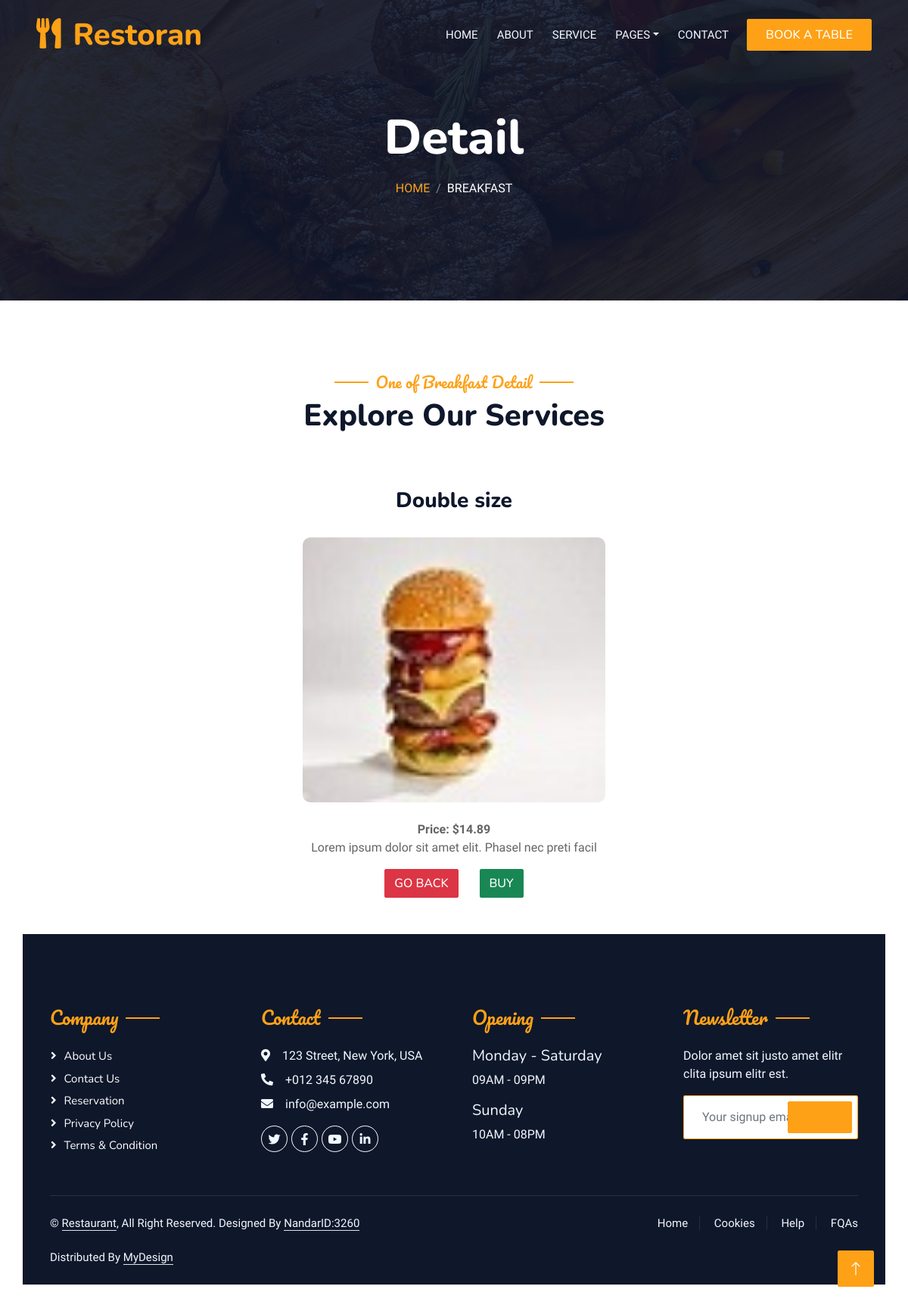
The page /detailBf.php?pro_id=2 on the database its author committed.
### tables this page shows
CREATE TABLE IF NOT EXISTS `breakfast` (
  `p_id` int(255) NOT NULL AUTO_INCREMENT,
  `p_brands` varchar(20) NOT NULL,
  `p_model` varchar(20) NOT NULL,
  `p_price` varchar(20) NOT NULL,
  `p_image` varchar(100) NOT NULL,
  `p_desc` varchar(4000) NOT NULL,
  PRIMARY KEY (`p_id`)
);

### detailBf.php (the view, shortened to what this page needs)
<?php
	include("admin/function.php");
?>
<?php
include("vivi/head.php"); ?>
			<div class="container-xxl py-5 bg-dark hero-header mb-5">
                <div class="container text-center my-5 pt-5 pb-4">
                    <h1 class="display-3 text-white mb-3 animated slideInDown">Detail</h1>
                    <nav aria-label="breadcrumb">
                        <ol class="breadcrumb justify-content-center text-uppercase">
                            <li class="breadcrumb-item"><a href="mbreak.php">Home</a></li>
                            <li class="breadcrumb-item text-white active" aria-current="page">Breakfast</li>
                        </ol>
                    </nav>
                </div>
            </div>
        </div>
        <div class="container-xxl py-5">
            <div class="container">
                <div class="text-center wow fadeInUp" data-wow-delay="0.1s">
                    <h5 class="section-title ff-secondary text-center text-primary fw-normal">One of Breakfast Detail</h5>
                    <h1 class="mb-5">Explore Our Services</h1>
                </div>
                <div class="row g-4">
                <?php
			    if(isset($_GET['pro_id']))
			    {
				$product_id = $_GET['pro_id'];
				$get_pro = "SELECT * FROM breakfast WHERE p_id='$product_id'";
				$run_pro = mysqli_query($con,$get_pro);
				while($row_pro = mysqli_fetch_array($run_pro))
				{
					$pro_id = $row_pro['p_id'];
					$pro_model = $row_pro['p_model'];
					$pro_price = $row_pro['p_price'];
					$pro_image = $row_pro['p_image'];
					$pro_desc = $row_pro['p_desc'];
					echo "
					<div class='article'><br>
						<center><h3>$pro_model</h3></center><br>
						<center><img style='border-radius:10px;' src='admin/product_images/$pro_image' width='400px' height='350px'></center><br>
						<center><b> Price: $pro_price </b><br>
						<p>$pro_desc</p>
						<a class='btn btn-danger' href='mbreak.php'> Go Back </a> &nbsp; &nbsp; &nbsp;
						<a class='btn btn-success' href='loginBf.php?buy_pro=$pro_id'> Buy </a></center>
					</div><br><br>
					";
					echo '
        				<div class="container-fluid bg-dark text-light footer pt-5 mt-5 wow fadeIn" data-wow-delay="0.1s">
            				<div class="container py-5">
                				<div class="row g-5">
                    				<div class="col-lg-3 col-md-6">
                        			<h4 class="section-title ff-secondary text-start text-primary fw-normal mb-4">Company</h4>
                        			<a class="btn btn-link" href="">About Us</a>
                        			<a class="btn btn-link" href="">Contact Us</a>
                        			<a class="btn btn-link" href="">Reservation</a>
                        			<a class="btn btn-link" href="">Privacy Policy</a>
                        			<a class="btn btn-link" href="">Terms & Condition</a>
                    				</div>
                    				<div class="col-lg-3 col-md-6">
                        			<h4 class="section-title ff-secondary text-start text-primary fw-normal mb-4">Contact</h4>
                        			<p class="mb-2"><i class="fa fa-map-marker-alt me-3"></i>123 Street, New York, USA</p>
                        			<p class="mb-2"><i class="fa fa-phone-alt me-3"></i>+012 345 67890</p>
                        			<p class="mb-2"><i class="fa fa-envelope me-3"></i>info@example.com</p>
                        				<div class="d-flex pt-2">
                            <a class="btn btn-outline-light btn-social" href=""><i class="fab fa-twitter"></i></a>
                            <a class="btn btn-outline-light btn-social" href=""><i class="fab fa-facebook-f"></i></a>
                            <a class="btn btn-outline-light btn-social" href=""><i class="fab fa-youtube"></i></a>
                            <a class="btn btn-outline-light btn-social" href=""><i class="fab fa-linkedin-in"></i></a>
                        				</div>
                    				</div>
                    				<div class="col-lg-3 col-md-6">
                        <h4 class="section-title ff-secondary text-start text-primary fw-normal mb-4">Opening</h4>
                        <h5 class="text-light fw-normal">Monday - Saturday</h5>
                        <p>09AM - 09PM</p>
                        <h5 class="text-light fw-normal">Sunday</h5>
                        <p>10AM - 08PM</p>
                    				</div>
                    				<div class="col-lg-3 col-md-6">
                        <h4 class="section-title ff-secondary text-start text-primary fw-normal mb-4">Newsletter</h4>
                        <p>Dolor amet sit justo amet elitr clita ipsum elitr est.</p>
                        				<div class="position-relative mx-auto" style="max-width: 400px;">
                            <input href="signup.php" class="form-control border-primary w-100 py-3 ps-4 pe-5" type="text" placeholder="Your signup email">
                             <p type="button" class="btn btn-primary py-2 position-absolute top-0 end-0 mt-2 me-2"><a href="signup.php">SignUp</a></p>
                        				</div>
                    				</div>
                				</div>
            				</div>
            				<div class="container">
                				<div class="copyright">
                    				<div class="row">
                        				<div class="col-md-6 text-center text-md-start mb-3 mb-md-0">
                            &copy; <a class="border-bottom" href="#">Restaurant</a>, All Right Reserved.
							Designed By <a class="border-bottom" href="https://NandarID:3260.com">NandarID:3260</a><br><br>
                            Distributed By <a class="border-bottom" href="https://NandarID:3260.com" target="_blank">MyDesign</a>
                        				</div>
                        				<div class="col-md-6 text-center text-md-end">
                            				<div class="footer-menu">
                                <a href="">Home</a>
                                <a href="">Cookies</a>
                                <a href="">Help</a>
                                <a href="">FQAs</a>
                            				</div>
                        				</div>
                    				</div>
                				</div>
            				</div>
        				</div>
        				';
        			}
			  	}
				?>
                </div>
            </div>
        </div>
    </div>
        <a href="#" class="btn btn-lg btn-primary btn-lg-square back-to-top"><i class="bi bi-arrow-up"></i></a>
</body>
</html>

### css/style.css (style rules this page uses)
:root { --primary: #FEA116; --light: #F1F8FF; --dark: #0F172B; }
.ff-secondary { font-family: 'Pacifico', cursive; }
.back-to-top { position: fixed; display: none; right: 45px; bottom: 45px; z-index: 99; }
.btn { font-family: 'Nunito', sans-serif; font-weight: 500; text-transform: uppercase; transition: .5s; }
.btn.btn-primary, .btn.btn-secondary { color: #FFFFFF; }
.btn-lg-square { width: 48px; height: 48px; }
.btn-square, .btn-sm-square, .btn-lg-square { padding: 0; display: flex; align-items: center; justify-content: center; font-weight: normal; border-radius: 2px; }
.hero-header { background: linear-gradient(rgba(15, 23, 43, .9), rgba(15, 23, 43, .9)), url(../img/bg-hero.jpg); background-position: center center; background-repeat: no-repeat; background-size: cover; }
.breadcrumb-item + .breadcrumb-item::before { color: rgba(255, 255, 255, .5); }
.section-title { position: relative; display: inline-block; }
.section-title::before { position: absolute; content: ""; width: 45px; height: 2px; top: 50%; left: -55px; margin-top: -1px; background: var(--primary); }
.section-title::after { position: absolute; content: ""; width: 45px; height: 2px; top: 50%; right: -55px; margin-top: -1px; background: var(--primary); }
.section-title.text-start::before, .section-title.text-end::after { display: none; }
.footer .btn.btn-social { margin-right: 5px; width: 35px; height: 35px; display: flex; align-items: center; justify-content: center; color: var(--light); border: 1px solid #FFFFFF; border-radius: 35px; transition: .3s; }
.footer .btn.btn-link { display: block; margin-bottom: 5px; padding: 0; text-align: left; color: #FFFFFF; font-size: 15px; font-weight: normal; text-transform: capitalize; transition: .3s; }
.footer .btn.btn-link::before { position: relative; content: "\f105"; font-family: "Font Awesome 5 Free"; font-weight: 900; margin-right: 10px; }
.footer .copyright { padding: 25px 0; font-size: 15px; border-top: 1px solid rgba(256, 256, 256, .1); }
.footer .copyright a { color: var(--light); }
.footer .footer-menu a { margin-right: 15px; padding-right: 15px; border-right: 1px solid rgba(255, 255, 255, .1); }
.footer .footer-menu a:last-child { margin-right: 0; padding-right: 0; border-right: none; }

### rows shown on the page
breakfast: p_model "Double size", p_image (picture), p_price "$14.89", p_desc "Lorem ipsum dolor sit amet elit. Phasel nec preti facil"
